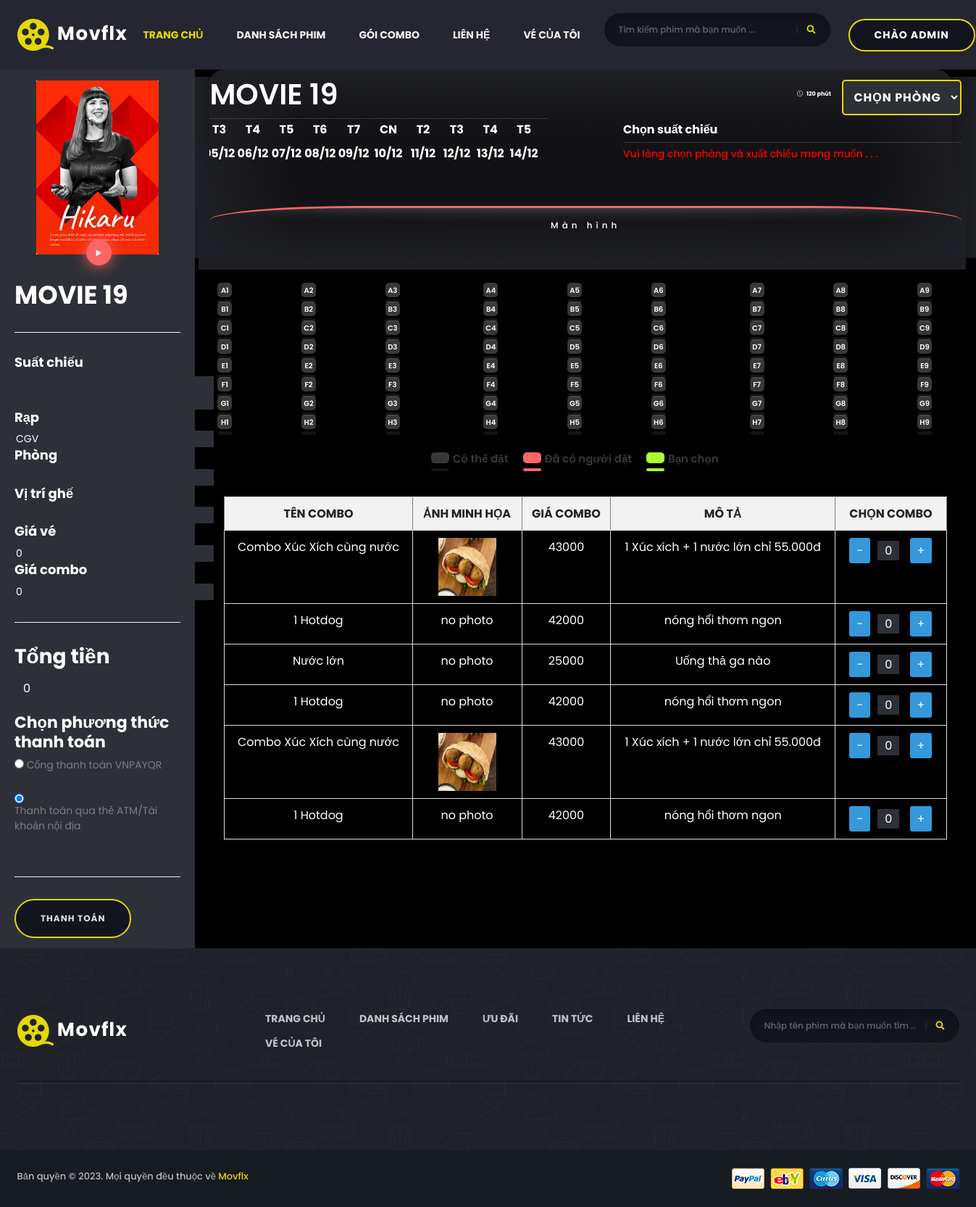
Screenshot of /index.php?action=booking&id=63 (signed in) with the database file from the repository.
### tables this page shows
CREATE TABLE `movie` (
  `id_movie` int(11) NOT NULL,
  `name_movie` varchar(255) NOT NULL,
  `content` varchar(255) NOT NULL,
  `id_country` int(11) NOT NULL,
  `year` int(11) NOT NULL,
  `time` varchar(255) NOT NULL,
  `reviews` float NOT NULL,
  `author` varchar(255) NOT NULL,
  `performer` varchar(255) NOT NULL,
  `age_limit` int(11) NOT NULL,
  `image` varchar(255) NOT NULL,
  `trailer_movie` varchar(255) NOT NULL,
  `id_category` int(10) NOT NULL,
  `action` varchar(20) NOT NULL
);

CREATE TABLE `combo` (
  `id_combo` int(10) NOT NULL,
  `name_combo` varchar(255) NOT NULL,
  `img_combo` varchar(255) NOT NULL,
  `price_combo` float NOT NULL,
  `mota` varchar(255) NOT NULL,
  `id_product` int(11) NOT NULL
);

### admin/models/pdo.php (called while the page is built, shortened)
<?php
function pdo_get_connection()
{
    $servername = "localhost";
    $username = "root";
    $password = "12345678";
    try {
        $conn = new PDO("mysql:host=$servername;dbname=project_1", $username, $password);
        $conn->setAttribute(PDO::ATTR_ERRMODE, PDO::ERRMODE_EXCEPTION);
        return $conn;
    } catch (PDOException $e) {
        echo "Connection failed: " . $e->getMessage();
    }
}
function pdo_query($sql)
{
    $sql_args = array_slice(func_get_args(), 1);
    try {
        $conn = pdo_get_connection();
        $stmt = $conn->prepare($sql);
        $stmt->execute($sql_args);
        $rows = $stmt->fetchAll();
        return $rows;
    } catch (PDOException $e) {
        throw $e;
    } finally {
        unset($conn);
    }
}
function pdo_query_one($sql)
{
    $sql_args = array_slice(func_get_args(), 1);
    try {
        $conn = pdo_get_connection();
        $stmt = $conn->prepare($sql);
        $stmt->execute($sql_args);
        $row = $stmt->fetch(PDO::FETCH_ASSOC);
        return $row;
    } catch (PDOException $e) {
        throw $e;
    } finally {
        unset($conn);
    }
}

### admin/models/movie/movie.php (called while the page is built, shortened)
<?php
function loadone_movie($id_movie)
{
    $sql = "SELECT * FROM movie WHERE id_movie = '$id_movie'";
    return pdo_query_one($sql);
}

### admin/models/combo/combo.php (called while the page is built, shortened)
<?php
function loadall_combo()
{
    $sql = "select * from combo order by id_combo asc";
    $list_combo = pdo_query($sql);
    return $list_combo;
}

### views/booking.php (the view, shortened to what this page needs)
<!DOCTYPE html>
<html lang="en">
<head>
    <link rel="stylesheet" href="https://cdn.jsdelivr.net/npm/bootstrap-icons@1.11.1/font/bootstrap-icons.css">
</head>
<?php
$id_movie = isset($_GET['id']) ? $_GET['id'] : 0;
$movie = loadone_movie($id_movie);
$list_combo = loadall_combo();
?>
<body style="background-color: black;">
    <div class="book">
        <div class="left">
            <img src="../uploads/movie/<?php echo $movie['image'] ?>" alt="" id="poster">
            <div class="play">
                <i class="bi bi-play-fill" id="play"></i>
            </div>
            <form action="/views/vnpay_create_payment.php" id="frmCreateOrder" class="cont" method="post">
                <h2><?php echo $movie['name_movie'] ?></h2>
                <hr>
                <h5>Suất chiếu</h5>
                <input type="text" name="hours" value="" readonly>
                <input type="text" name="month" value="" readonly>
                <h5>Rạp</h5>
                <input type="text" name="cinema" value="CGV" readonly>
                <h5>Phòng</h5>
                <input type="text" name="room" value="" readonly>
                <h5>Vị trí ghế</h5>
                <input type="text" name="seats" value="" readonly>
                <h5>Giá vé</h5>
                <input type="text" name="tickets" id="tickets" value="0" readonly>
                <h5>Giá combo</h5>
                <input type="text" name="combos" value="0" readonly>
                <hr>
                <h3>Tổng tiền</h3>
                <div class="form-group">
                    <input class="form-control" data-val="true" data-val-number="The field amount must be a number." data-val-required="The amount field is required." id="amount" max="100000000" min="10000" name="amount" type="number" value="0" readonly style="color:white;background-color: transparent;border: none; " />
                </div>
                <h4>Chọn phương thức thanh toán</h4>
                <div class="form-group">
                    <input type="radio" id="bankCode1" name="bankCode" value="">
                    <label for="bankCode1">Cổng thanh toán VNPAYQR</label><br>
                    <label hidden for="bankCode2">Thanh toán bằng ứng dụng hỗ trợ VNPAYQR</label><br>
                    <input type="radio" checked="true" id="bankCode3" name="bankCode" value="VNBANK">
                    <label for="bankCode3">Thanh toán qua thẻ ATM/Tài khoản nội địa</label><br>
                    <label hidden for="bankCode4">Thanh toán qua thẻ quốc tế</label><br>
                </div>
                <hr>
                <input type="submit" name="redirect" class="btn btn-default" value="Thanh toán">
            </form>
        </div>
        <div class="right">
            <div class="head_time">
                <h1 id="title"><?php echo $movie['name_movie'] ?></h1>
                <div class="time">
                    <h6><i class="bi bi-clock"></i><?php echo $movie['time'] ?></h6>
                    <select class="btn min" name="id_room" id="id_room">
                        <option value="">Chọn Phòng</option>
                    </select>
                </div>
            </div>
            <div class="date_type">
                <?php
                $currentDate = new DateTime();
                $dayAbbreviations = ['T2', 'T3', 'T4', 'T5', 'T6', 'T7', 'CN'];
                echo '<div class="left_card">';
                echo '<div class="card_month crd">';
                for ($i = 0; $i < 10; $i++) {
                    echo '<li>';
                    echo '<h6 class="date_point not_pick">' . $dayAbbreviations[$currentDate->format('N') - 1] . '</h6>';
                    echo '<h6 class="date_point">' . $currentDate->format('d/m') . '</h6>';
                    echo '</li>';
                    $currentDate->add(new DateInterval('P1D'));
                }
                echo '</div>';
                echo '</div>';
                ?>
                <div class="right_card">
                    <h6 class="title">Chọn suất chiếu</h6>
                    <div class="card_month crd required-div" id="showTimes" required>
                    </div>
                </div>
            </div>
            <div class="screen" id="screen">
                Màn hình
            </div>
            <div class="chair" id="chair">
                <?php
                $rows = ['A', 'B', 'C', 'D', 'E', 'F', 'G', 'H'];
                $columns = range(1, 9);
                foreach ($rows as $row) {
                    echo '<div class="row">';
                    foreach ($columns as $column) {
                        $seat = $row . $column;
                        echo '<li class="seat red' . $seat . '" " data-seat="' . $seat . ',">' . $seat . '  </li>';
                    }
                    echo '</div>';
                }
                ?>
            </div>
            <div class="details" id="det">
                <div class="details_chair">
                    <li>Có thể đặt</li>
                    <li>Đã có người đặt</li>
                    <li>Bạn chọn</li>
                </div>
            </div>
            <div class="card-body">
                <div class="table-responsive">
                    <div id="DataTables_Table_0_wrapper" class="dataTables_wrapper dt-bootstrap4 no-footer">
                        <div class="row">
                            <div class="col-sm-12">
                                <table border="1" class="datatable table table-stripped dataTable no-footer" id="DataTables_Table_0" role="grid" aria-describedby="DataTables_Table_0_info">
                                    <tr style="text-align: center;">
                                        <th>TÊN COMBO</th>
                                        <th>ẢNH MINH HỌA</th>
                                        <th>GIÁ COMBO</th>
                                        <th colspan="1">MÔ TẢ</th>
                                        <th colspan="1">CHỌN COMBO</th>
                                    </tr>
                                    <?php
                                    foreach ($list_combo as $combo) {
                                        extract(($combo));
                                        $hinhpath = "./uploads/combo/" . $combo['img_combo'];
                                        if (is_file($hinhpath)) {
                                            $img_combo = "<img src='" . $hinhpath . "' height='80px'>";
                                        } else {
                                            $img_combo = "no photo";
                                        }
                                        echo "<tr>";
                                        echo "<td>" . $combo["name_combo"] . "</td>";
                                        echo "<td>" . $img_combo . "</td>";
                                        echo "<td>" . $combo["price_combo"] . "</td>";
                                        echo "<td>" . $combo["mota"] . "</td>";
                                        echo "<td class='edit-delete-btn'>";
                                        echo ' <button>-</button>';
                                        echo '<input type="text" name="quantity" value="0" min="0" max="1000">';
                                        echo ' <button>+</button>';
                                        echo "</td>";
                                        echo "</tr>";
                                    }
                                    ?>
                                </table>
                            </div>
                        </div>
                    </div>
                </div>
            </div>
        </div>
    </div>
</body>
</html>

### views/booking.php (style rules this page uses)
input { background-color: #2E3037; outline: none; border: none; color: white; }
.not_pick { pointer-events: none; }
.date_point { margin-left: 10px; margin-right: 30px; }
.required-div:empty::before { content: "Vui lòng chọn phòng và xuất chiếu mong muốn . . ."; color: red; }

### rows the page displays
movie: image (picture), name_movie "MOVIE 19", time "120 phút"
combo: name_combo "Combo Xúc Xích cùng nước", img_combo (picture), price_combo "43000", mota "1 Xúc xích + 1 nước lớn chỉ 55.000đ"
combo: name_combo "1 Hotdog", img_combo "no photo", price_combo "42000", mota "nóng hổi thơm ngon"
combo: name_combo "Nước lớn", img_combo "no photo", price_combo "25000", mota "Uống thả ga nào"
combo: name_combo "1 Hotdog", img_combo "no photo", price_combo "42000", mota "nóng hổi thơm ngon"
combo: name_combo "Combo Xúc Xích cùng nước", img_combo (picture), price_combo "43000", mota "1 Xúc xích + 1 nước lớn chỉ 55.000đ"
combo: name_combo "1 Hotdog", img_combo "no photo", price_combo "42000", mota "nóng hổi thơm ngon"

### other values shown
$user "ADMIN"
$seat "A1"
$seat "A2"
$seat "A3"
$seat "A4"
$seat "A5"
$seat "A6"
$seat "A7"
$seat "A8"
$seat "A9"
$seat "B1"
$seat "B2"
$seat "B3"
$seat "B4"
$seat "B5"
